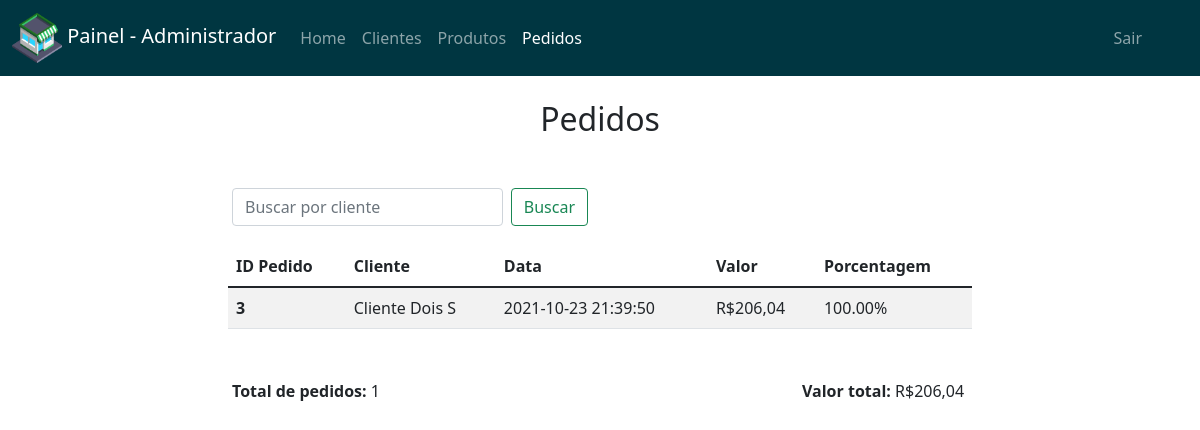
The app's page /pedidos.php?id=3 (signed in) with its own data.
### tables this page shows
CREATE TABLE `pedidos` (
  `id_pedidos` int(11) NOT NULL,
  `id_cliente` int(11) NOT NULL,
  `data_pedido` datetime NOT NULL,
  `valor_pedido` float NOT NULL
);

CREATE TABLE `clientes` (
  `id_cliente` int(11) NOT NULL,
  `cpf_cliente` varchar(11) NOT NULL,
  `nome_cliente` varchar(50) NOT NULL,
  `telefone_cliente` varchar(10) NOT NULL
);

### pedidos.php (the view, shortened to what this page needs)
<!DOCTYPE html>
<html>
<head>
	<link rel="stylesheet" href="https://use.fontawesome.com/releases/v5.6.1/css/all.css">
	<link href="https://cdn.jsdelivr.net/npm/bootstrap@5.1.3/dist/css/bootstrap.min.css" rel="stylesheet">
</head>
<body>
	<nav class="navbar navbar-expand-lg navbar-dark bg-custom">
	  	<div class="container-fluid">
	    	<a class="navbar-brand" href="index.php">
	      		<img src="img/shop-icon.png" alt="" width="50" height="50">
	      		Painel - Administrador
	    	</a>
		    <div class="collapse navbar-collapse" id="navbarNav">
		      	<ul class="navbar-nav">
		        	<li class="nav-item">
		          		<a class="nav-link" aria-current="page" href="index.php">Home</a>
		        	</li>
		        	<li class="nav-item">
		          		<a class="nav-link" href="clientes.php">Clientes</a>
		        	</li>
			        <li class="nav-item">
			          	<a class="nav-link" href="produtos.php">Produtos</a>
			        </li>
			        <li class="nav-item">
			          	<a class="nav-link active" href="pedidos.php">Pedidos</a>
			        </li>
			        <li class="nav-item" style="right:  50px; position: absolute;">
			          	<a class="nav-link" href="?sair">Sair</a>
			        </li>
		      	</ul>
		    </div>
	  	</div>
	</nav>
	<div class="container">
		<br>
		<h2 align="center">Pedidos</h2>
		<div class="row" style="margin-top: 50px;">
			<div class="col-md-4 offset-md-2">
				<form class="d-flex">
			        <input class="form-control me-2" type="search" placeholder="Buscar por cliente" aria-label="Search" name="id">
			        <button class="btn btn-outline-success" type="submit">Buscar</button>
			    </form>
			</div>
		</div>
		<div class="col-md-8 offset-md-2" style="margin-top: 20px;">
			<table class="table table-striped">
			  	<thead>
			    	<tr>
			      	<th scope="col">ID Pedido</th>
			      	<th scope="col">Cliente</th>
			      	<th scope="col">Data</th>
			      	<th scope="col">Valor</th>
			      	<th scope="col">Porcentagem</th>
			    </tr>
			  	</thead>
			  	<tbody>
			  		<?php
			  		if (isset($_GET['id'])) {
			  			$id = $_GET['id'];
			  			$valorTotal = 0;
			  			$totalPedidos = 0;
			  			require_once "inc/config.php";
			  			$sqlValor = $pdo->prepare("SELECT valor_pedido FROM pedidos WHERE id_cliente = '".$id."'");
			  			$sqlValor->execute();
			  			while($rowValor = $sqlValor->fetch()){
			  				$valorTotal += $rowValor['valor_pedido'];
			  				$totalPedidos++;
			  			}
			  			$sql = "SELECT pedidos.id_pedidos, pedidos.id_cliente, pedidos.data_pedido, pedidos.valor_pedido, clientes.nome_cliente FROM pedidos INNER JOIN clientes ON pedidos.id_cliente = clientes.id_cliente WHERE pedidos.id_cliente = '".$id."'";
						if($stmt = $pdo->prepare($sql)){
						    if($stmt->execute()){
						        if($stmt->rowCount() != 0){
						            while($row = $stmt->fetch()){
					?>
					<tr>
			      		<th scope="row"><?=$row['id_pedidos']?></th>
			      		<td><?=$row['nome_cliente']?></td>
			      		<td><?=$row['data_pedido']?></td>
			      		<td>R$<?=number_format($row['valor_pedido'], 2, ",", ".")?></td>
			      		<td>
			      			<?php
			      				$porcentagem = ($row['valor_pedido']*100)/$valorTotal;
			      				$porcentagem = number_format($porcentagem, 2, '.', '');
			      				echo $porcentagem.'%';
			      			?>
			      		</td>
			    	</tr>
					<?php
									}
								}
							}
						}
					?>
			  	</tbody>
			</table>
		</div>
		<div class="row" style="margin-top: 50px;">
			<div class="col-md-2 offset-md-2">
				<b>Total de pedidos: </b>
				<?php
					if ($stmt->rowCount() != 0) {
						echo $totalPedidos;
					}else{
						echo '0';
					}
				 ?>
			</div>
			<div class="col-md-2 offset-md-4">
				<b>Valor total: </b>
				R$<?php
					if ($stmt->rowCount() != 0) {
						echo number_format($valorTotal, 2, ",", ".");
					}else{
						echo '0,00';
					}
				  ?>
			</div>
		</div>
	<?php }?>
	</div>
</body>
</html>

### pedidos.php (style rules this page uses)
.bg-custom { background-color: #003641; }
a { text-decoration: none; }

### records on screen
pedidos: id_pedidos "3", id_cliente.nome_cliente "Cliente Dois S", data_pedido "2021-10-23 21:39:50", valor_pedido "206,04", valor_pedido "100.00"

### other values on screen
$totalPedidos "1"
$valorTotal "206,04"
